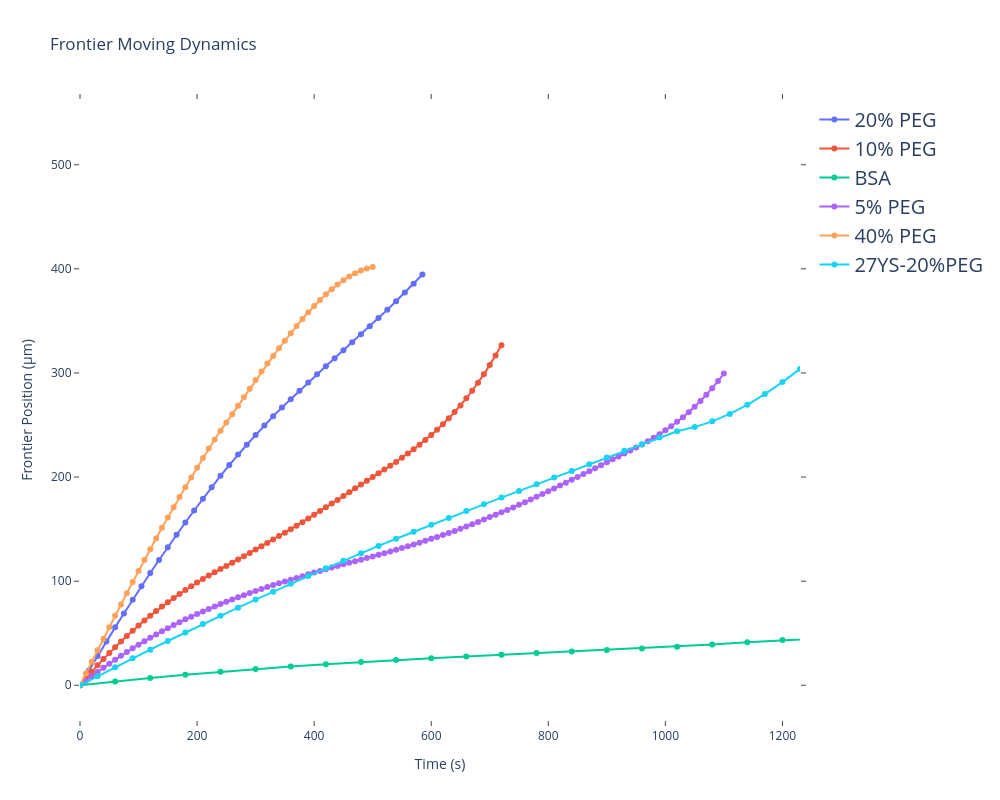

This figure's notebook cell:
### Code cell
# 2. Plot the intersection points,df to list
#intersection_list_1=pd.read_csv('D:/Research/mf_series/0.3triton_200_1/intersection.csv',header=None).iloc[:, 0].tolist()
intersection_list_2=pd.read_csv('D:/Research/mf_series/20peg200_1/intersection.csv',header=None).iloc[:, 0].tolist()
intersection_list_3=pd.read_csv('D:/Research/mf_series/10peg+200_7/intersection.csv',header=None).iloc[:, 0].tolist()
#intersection_list_4=pd.read_csv('D:/Research/mf_series/40peg+100_1/intersection.csv',header=None).iloc[:, 0].tolist()
intersection_list_5=pd.read_csv('D:/Research/mf_series/bsa_200_1/intersection.csv',header=None).iloc[:, 0].tolist()
intersection_list_6=pd.read_csv('D:/Research/mf_series/5peg+200_1/intersection.csv',header=None).iloc[:, 0].tolist()
intersection_list_7=pd.read_csv('D:/Research/mf_series/1triton_200/intersection.csv',header=None).iloc[:, 0].tolist()
#intersection_list_8=pd.read_csv('D:/Research/mf_series/40peg200_1/intersection.csv',header=None).iloc[:, 0].tolist()
intersection_list_9=pd.read_csv('D:/Research/mf_series/40peg200_2/intersection.csv',header=None).iloc[:, 0].tolist()
intersection_list_10=pd.read_csv('D:/Research/mf_series/27YS-1/intersection.csv',header=None).iloc[:, 0].tolist()


time_gap=30

fig = go.Figure()
#fig.add_trace(go.Scatter(x=[30*t for t in range(len(intersection_list_1))], y=length_calculate(373,intersection_list_1), mode='lines+markers',name='0.3% Triton X-100'))
fig.add_trace(go.Scatter(x=[15*t for t in range(len(intersection_list_2))], y=length_calculate(564,intersection_list_2), mode='lines+markers',name='20% PEG'))
fig.add_trace(go.Scatter(x=[10*t for t in range(len(intersection_list_3))], y=length_calculate(455,intersection_list_3), mode='lines+markers',name='10% PEG'))
#fig.add_trace(go.Scatter(x=[10*t for t in range(len(intersection_list_4))], y=length_calculate(500,intersection_list_4), mode='lines',name='40% PEG'))
fig.add_trace(go.Scatter(x=[60*t for t in range(len(intersection_list_5))], y=length_calculate(303,intersection_list_5), mode='lines+markers',name='BSA'))
fig.add_trace(go.Scatter(x=[10*t for t in range(len(intersection_list_6))], y=length_calculate(455,intersection_list_6), mode='lines+markers',name='5% PEG'))
#fig.add_trace(go.Scatter(x=[30*t for t in range(len(intersection_list_7))], y=length_calculate(373,intersection_list_7), mode='lines+markers',name='1% Triton X-100'))
#fig.add_trace(go.Scatter(x=[10*t for t in range(len(intersection_list_8))], y=length_calculate(300,intersection_list_8), mode='lines+markers',name='40% PEG'))
fig.add_trace(go.Scatter(x=[10*t for t in range(len(intersection_list_9))], y=length_calculate(437,intersection_list_9), mode='lines+markers',name='40% PEG'))
fig.add_trace(go.Scatter(x=[30*t for t in range(len(intersection_list_10))], y=length_calculate(540,intersection_list_10), mode='lines+markers',name='27YS-20%PEG'))
fig.update_layout(
    title='Frontier Moving Dynamics',
    xaxis_title='Time (s)',
    yaxis_title='Frontier Position (μm)',
    width=1000,
    height=800,
    xaxis=dict(range=[0, time_gap*len(intersection_list_2)],zeroline=True,showline=True,showgrid=True,mirror='ticks',ticks='outside'),
    yaxis=dict(zeroline=True,showline=True,showgrid=True,mirror='ticks',ticks='outside'),
    plot_bgcolor='rgba(255,255,255,0.8)',
    legend=dict(
        font=dict(
            size=20  # 图例字体大小
        )
    )
)
fig.show()

### Figure 1 — Plotly figure (JSON) as saved in the notebook; plotly's stock layout.template omitted (floating-point values rounded to 4 significant figures)
{"data": [{"mode": "lines+markers", "name": "20% PEG", "type": "scatter", "x": [0, 15, 30, 45, 60, 75, 90, 105, 120, 135, 150, 165, 180, 195, 210, 225, 240, 255, 270, 285, 300, 315, 330, 345, 360, 375, 390, 405, 420, 435, 450, 465, 480, 495, 510, 525, 540, 555, 570, 585, 600], "y": [0, 14.2, 28.21, 42.01, 55.6, 68.98, 82.15, 95.09, 107.8, 120.3, 132.6, 144.6, 156.4, 167.9, 179.2, 190.2, 201.2, 211.6, 221.6, 231.0, 240.4, 249.6, 258.4, 266.8, 274.9, 282.9, 290.8, 298.7, 306.4, 314.1, 321.8, 329.5, 337.2, 344.9, 352.8, 360.8, 369.0, 377.3, 385.8, 394.6]}, {"mode": "lines+markers", "name": "10% PEG", "type": "scatter", "x": [0, 10, 20, 30, 40, 50, 60, 70, 80, 90, 100, 110, 120, 130, 140, 150, 160, 170, 180, 190, 200, 210, 220, 230, 240, 250, 260, 270, 280, 290, 300, 310, 320, 330, 340, 350, 360, 370, 380, 390, 400, 410, 420, 430, 440, 450, 460, 470, 480, 490, 500, 510, 520, 530, 540, 550, 560, 570, 580, 590, 600, 610, 620, 630, 640, 650, 660, 670, 680, 690, 700, 710, 720, 730], "y": [0, 6.578, 12.96, 19.14, 25.13, 30.93, 36.55, 42.0, 47.27, 52.38, 57.32, 62.1, 66.74, 71.22, 75.56, 79.76, 83.71, 87.63, 91.55, 95.16, 98.69, 102.1, 105.3, 108.5, 111.6, 114.6, 117.8, 120.9, 124.0, 127.1, 130.3, 133.5, 136.8, 140.0, 143.3, 146.6, 150.0, 153.3, 156.7, 160.2, 163.7, 167.3, 171.0, 174.5, 178.1, 181.8, 185.4, 189.2, 192.8, 196.5, 200.1, 203.6, 207.2, 210.9, 214.6, 218.6, 222.7, 226.8, 231.1, 235.6, 240.4, 245.4, 250.8, 256.4, 262.5, 268.9, 275.7, 282.9, 290.6, 298.8, 307.6, 316.8, 326.6]}, {"mode": "lines+markers", "name": "BSA", "type": "scatter", "x": [0, 60, 120, 180, 240, 300, 360, 420, 480, 540, 600, 660, 720, 780, 840, 900, 960, 1020, 1080, 1140, 1200, 1260, 1320, 1380, 1440, 1500, 1560, 1620, 1680, 1740, 1800, 1860, 1920, 1980, 2040, 2100, 2160, 2220, 2280, 2340, 2400, 2460, 2520, 2580, 2640, 2700, 2760, 2820, 2880, 2940, 3000, 3060, 3120, 3180, 3240, 3300, 3360, 3420, 3480, 3540], "y": [0, 3.633, 6.982, 10.07, 12.91, 15.53, 17.94, 20.18, 22.25, 24.18, 25.99, 27.7, 29.32, 30.89, 32.42, 33.93, 35.19, 37.0, 39.04, 41.27, 43.43, 45.54, 47.59, 49.64, 51.75, 53.72, 55.77, 57.88, 59.78, 61.47, 63.05, 64.59, 66.03, 67.37, 68.69, 69.96, 71.2, 72.38, 73.58, 74.83, 76.09, 77.39, 78.72, 80.16, 81.82, 83.51, 85.23, 86.96, 88.7, 90.44, 92.17, 93.89, 95.58, 97.24, 98.86, 100.4, 101.9, 103.4, 104.8]}, {"mode": "lines+markers", "name": "5% PEG", "type": "scatter", "x": [0, 10, 20, 30, 40, 50, 60, 70, 80, 90, 100, 110, 120, 130, 140, 150, 160, 170, 180, 190, 200, 210, 220, 230, 240, 250, 260, 270, 280, 290, 300, 310, 320, 330, 340, 350, 360, 370, 380, 390, 400, 410, 420, 430, 440, 450, 460, 470, 480, 490, 500, 510, 520, 530, 540, 550, 560, 570, 580, 590, 600, 610, 620, 630, 640, 650, 660, 670, 680, 690, 700, 710, 720, 730, 740, 750, 760, 770, 780, 790, 800, 810, 820, 830, 840, 850, 860, 870, 880, 890, 900, 910, 920, 930, 940, 950, 960, 970, 980, 990, 1000, 1010, 1020, 1030, 1040, 1050, 1060, 1070, 1080, 1090, 1100, 1110], "y": [0, 4.339, 8.577, 12.71, 16.75, 20.69, 24.53, 28.28, 31.93, 35.48, 38.94, 42.31, 45.59, 48.77, 51.87, 54.88, 57.81, 60.62, 63.33, 65.93, 68.45, 70.89, 73.3, 75.64, 77.95, 80.19, 82.39, 84.53, 86.56, 88.6, 90.55, 92.46, 94.35, 96.19, 97.99, 99.71, 101.4, 103.1, 104.8, 106.5, 108.2, 109.9, 111.5, 113.1, 114.7, 116.2, 117.7, 119.2, 120.7, 122.2, 123.7, 125.3, 126.8, 128.4, 130.1, 131.8, 133.5, 135.3, 137.0, 138.8, 140.7, 142.5, 144.4, 146.3, 148.3, 150.3, 152.5, 154.7, 156.9, 159.3, 161.5, 163.8, 166.1, 168.5, 170.9, 173.3, 175.8, 178.4, 181.0, 183.7, 186.3, 189.0, 191.8, 194.6, 197.3, 200.1, 202.9, 205.7, 208.5, 211.4, 214.2, 217.0, 219.8, 222.7, 225.6, 228.3, 231.3, 234.4, 237.7, 241.2, 244.9, 248.8, 253.0, 257.5, 262.4, 267.5, 273.1, 279.0, 285.4, 292.2, 299.5]}, {"mode": "lines+markers", "name": "40% PEG", "type": "scatter", "x": [0, 10, 20, 30, 40, 50, 60, 70, 80, 90, 100, 110, 120, 130, 140, 150, 160, 170, 180, 190, 200, 210, 220, 230, 240, 250, 260, 270, 280, 290, 300, 310, 320, 330, 340, 350, 360, 370, 380, 390, 400, 410, 420, 430, 440, 450, 460, 470, 480, 490, 500, 510], "y": [0, 11.27, 22.49, 33.66, 44.77, 55.81, 66.78, 77.68, 88.49, 99.2, 109.8, 120.3, 130.7, 141.0, 151.2, 161.2, 170.9, 180.7, 190.2, 199.7, 209.1, 218.3, 227.3, 236.0, 244.4, 252.5, 260.4, 268.5, 276.6, 284.8, 293.2, 301.5, 309.1, 316.4, 323.8, 331.1, 338.3, 345.2, 351.9, 358.3, 364.4, 370.2, 375.5, 380.5, 385.0, 389.1, 392.7, 395.8, 398.4, 400.4, 401.9]}, {"mode": "lines+markers", "name": "27YS-20%PEG", "type": "scatter", "x": [0, 30, 60, 90, 120, 150, 180, 210, 240, 270, 300, 330, 360, 390, 420, 450, 480, 510, 540, 570, 600, 630, 660, 690, 720, 750, 780, 810, 840, 870, 900, 930, 960, 990, 1020, 1050, 1080, 1110, 1140, 1170, 1200, 1230, 1260, 1290, 1320, 1350, 1380, 1410, 1440, 1470, 1500, 1530, 1560, 1590, 1620, 1650, 1680, 1710, 1740, 1770, 1800, 1830, 1860, 1890, 1920, 1950, 1980, 2010, 2040, 2070, 2100, 2130, 2160, 2190, 2220, 2250, 2280, 2310, 2340, 2370, 2400, 2430, 2460, 2490, 2520, 2550, 2580, 2610, 2640, 2670, 2700, 2730, 2760, 2790, 2820, 2850, 2880, 2910, 2940, 2970], "y": [0, 8.727, 17.34, 25.84, 34.22, 42.5, 50.67, 58.73, 66.69, 74.54, 82.29, 89.94, 97.49, 104.9, 112.3, 119.6, 126.9, 133.9, 140.7, 147.4, 154.1, 160.7, 167.3, 173.8, 180.3, 186.7, 193.1, 199.5, 205.9, 212.3, 218.8, 225.2, 231.5, 238.0, 244.1, 248.0, 253.5, 260.7, 269.5, 279.7, 291.2, 303.9, 317.5, 331.8, 346.6, 361.7, 377.0, 392.3, 407.5, 422.3, 436.6, 450.3, 463.1, 475.1, 485.9, 495.7, 504.2, 511.3, 517.1, 521.5, 524.4, 525.9, 525.9, 524.8, 522.6, 520.0, 520.2, 520.7, 521.1, 521.6, 522.0, 522.5, 523.0, 523.4, 523.8, 524.2, 524.5, 524.9, 525.3, 525.6, 526.0, 526.3, 526.6, 526.9, 527.2, 527.5, 527.7, 528.0, 528.2, 528.4, 528.5, 528.7, 528.8, 528.8, 528.9, 528.9, 528.8, 528.8, 528.6]}], "layout": {"height": 800, "legend": {"font": {"size": 20}}, "plot_bgcolor": "rgba(255,255,255,0.8)", "title": {"text": "Frontier Moving Dynamics"}, "width": 1000, "xaxis": {"mirror": "ticks", "range": [0, 1230], "showgrid": true, "showline": true, "ticks": "outside", "title": {"text": "Time (s)"}, "zeroline": true}, "yaxis": {"mirror": "ticks", "showgrid": true, "showline": true, "ticks": "outside", "title": {"text": "Frontier Position (μm)"}, "zeroline": true}}}
